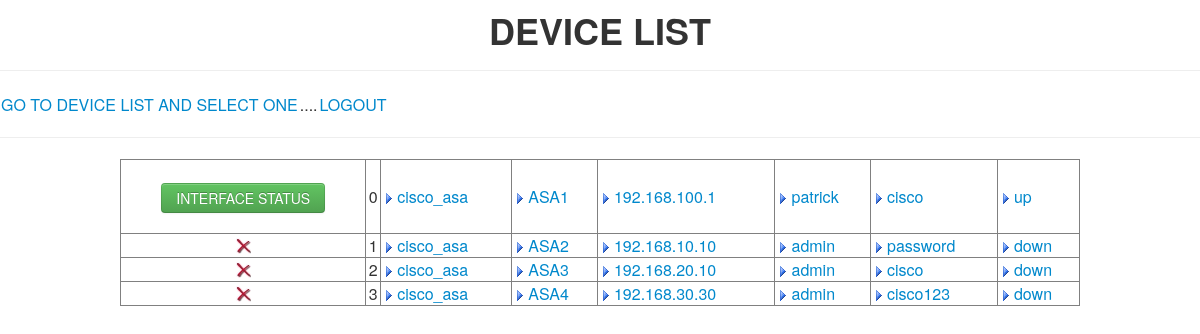
Page /devices (signed in) on the committed database.
### tables this page shows
CREATE TABLE devices (
	"index" BIGINT, 
	device_type TEXT, 
	name TEXT, 
	ip TEXT, 
	username TEXT, 
	password TEXT, 
	status TEXT
);

### app.py (the view)
@app.route('/devices')
def devices_list():
	if session['logged_in'] == True and session['user']== "patrick":
		device=[]
		with sqlite3.connect("devices.db") as conn:
			cursor=conn.cursor()
			sql_request = "SELECT * from devices"
			cursor.execute(sql_request)
			devices=[]
			for resultat in cursor:
				device = {
					'index': resultat[0],
					'device_type': resultat[1],
					'name': resultat[2],
					'ip': resultat[3],
					'username': resultat[4],
					'password': resultat[5],
					'status': resultat[6]
				}
				devices.append(device)
			ligne_out=""
			for equipement in devices:
				ligne_out=ligne_out+"<h3>"+equipement['ip']+"</h3>"
		return render_template('devices.html',equipts=devices)
	else:
		return render_template('deny.html',USERNAME=session['user'])

### templates/devices.html (shortened to what this page needs)
<html>
<head>
	<link rel="stylesheet" type="text/css" href="../static/inc/bootstrap/css/bootstrap.css" media="screen" title="style (screen)" />
</head>
<body>
	<center><h1>DEVICE LIST</h1></center>
			<hr>
			<table><tbody><tr>
			<td><center><a href="/devices">GO TO DEVICE LIST AND SELECT ONE </a></center></td>
			<td><center>....</center></td>
			<td><center><a href="/logout">LOGOUT</a></center></td>
			</tr></tbody></table>
			<hr>
			<center>
			<table title="DEVICES" width="80%" cellpadding=0 cellspacing=0 border=1>
			<tbody>
				{% for device in equipts %}
				<tr><td>
				{% if device.status=="up" %}
				<center><br><form method="GET" action="/interfaces/{{device.name}}" class="form-inline" >
		<button class="btn btn-success" type="submit">INTERFACE STATUS</i></button>
	</form></center>
				{% else %}
				<center><img src="../static/images/delete.gif"></a></center></td>
				{% endif %}
				<td><center>{{device.index}}</a></td>
				<td><A HREF = "	"><IMG SRC = "../static/images/img_pagination_next.gif" BORDER = "0">{{device.device_type}}</a></td><td><A HREF = ""><IMG SRC = "../static/images/img_pagination_next.gif" BORDER = "0">{{device.name}}</a></td>
				<td><A HREF = "	"><IMG SRC = "../static/images/img_pagination_next.gif" BORDER = "0">{{device.ip}}</a></td>
				<td><A HREF = "	"><IMG SRC = "../static/images/img_pagination_next.gif" BORDER = "0">{{device.username}}</a></td>
	<td><A HREF = "	"><IMG SRC = "../static/images/img_pagination_next.gif" BORDER = "0">{{device.password}}</a></td>
	<td><A HREF = "	"><IMG SRC = "../static/images/img_pagination_next.gif" BORDER = "0">{{device.status}}</a></td>
	</tr>
				{% endfor %}
			</tbody>
			</table><br>
			</center>
</body>
</html>

### rows in the picture
devices: index "0", device_type "cisco_asa", name "ASA1", ip "192.168.100.1", username "patrick", password "cisco", status "up"
devices: index "1", device_type "cisco_asa", name "ASA2", ip "192.168.10.10", username "admin", password "password", status "down"
devices: index "2", device_type "cisco_asa", name "ASA3", ip "192.168.20.10", username "admin", password "cisco", status "down"
devices: index "3", device_type "cisco_asa", name "ASA4", ip "192.168.30.30", username "admin", password "cisco123", status "down"
